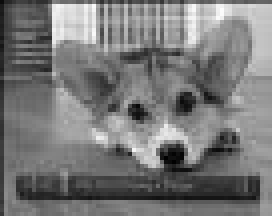
#> input picture Lab7/small-img.jpg, 68 x 54 px (shown 4 times larger)
$ jupyter execute --allow-errors Lab7.ipynb   (shell and % lines are left out)
#> lines starting #> are read from the running program, lines starting #| are printed output that depends on the picture
# Lab 7: Multirate Signal Processing and Signal Processing Applications
## Due Date: 5/4 @11:59pm

We will primarily focus on multirate signal processing - upsampling and downsampling - in this lab. We will wrap up the lab with a look at a signal processing application beyond the scope of ECE 310, but of interest in future signal processing courses.

## Multirate Signal Processing

In many signal processing applications, we would like to change the sampling rate of our digital system. This could mean either reducing or increasing our effective sampling rate. One possibility is to perform digital-to-analog (D/A) conversion, then resample our signal in the time domain to the desired rate. However, this process requires access to the desired resampling circuitry in addition to potential artifacts introduced by the D/A conversion and quantization effects when resampling the signal.

The preferred method is to perform rate conversion in the discrete sample domain. We may increase our sampling rate via a process known as upsampling or interpolation, while we may decrease our sampling rate using downsampling or decimation. In the following background sections, we will discuss the mathematical construction of upsampling and downsampling, and also discuss some practical considerations that must be made when working on multirate signal processing.

## Upsampling

Upsampling (or interpolation) by an integer factor of $U$ is accomplished by interpolating $U-1$ zeros between every entry in our original sequence. Let $x[n]$ be our original signal. Then our upsampled signal $y[n]$ will be as follows:

$$
y[n] = \begin{cases}
x\left[\frac{n}{U}\right],\quad n = \pm U, 2U, \ldots, kU\\
0, \quad \textrm{else}\\
\end{cases}
$$

$$
y[n] = \left[x[0]\quad\underbrace{0\quad 0\quad\ldots\quad0}_{U-1\textrm{ zeros}}\quad x[1]\quad\underbrace{0\quad 0\quad\ldots\quad0}_{U-1\textrm{ zeros}}\quad x[2]\quad\ldots\quad\right]
$$

The resulting DTFT for $y[n]$ may be derived as follows:

$$
Y_d(\omega) = \sum_{n=-\infty}^\infty y[n]e^{-j\omega n}
$$

$$
= \sum_{n=-\infty}^\infty x[n] e^{-j\omega nU}
$$

$$
Y_d(\omega) = X_d(U\omega).
$$

The second line above follows from the definition of $y[n]$ since the $n$'th value of $x[n]$ is actually the $Un$'th value of $y[n]$ and all other values of $y[n]$ are zero. Thus we see the resulting spectrum will be "compressed" along the frequency axis by a factor of $U$ while maintaining the same height. The issue here is that some of our adjacent $2\pi$ periodic copies of $X_d(\omega)$ will cross over into the central copy of $Y_d(\omega)$ after upsampling. This is readily apparent when we check that $Y_d(\pi) = X_d(\pi U)$, which must be greater than the $\pi$ limits of our central copy.

The simple solution is to place a low-pass filter after our upsampler to make sure we only extract the frequencies corresponding to the central copy of our original spectrum. We see that the bandwidth of this filter should be such that our cutoff frequency $\omega_c$ maps to $\pi$ in our original specturm $X_d(\omega)$. Thus, we would like $\omega_c = \frac{\pi}{U}$. Formally, our low-pass filter $A(\omega)$ will be given by

$$
A(\omega) = \begin{cases}
1, \quad |\omega| \leq \frac{\pi}{U}\\
0, \quad \frac{\pi}{U} < |\omega| \leq \pi\\
\end{cases}.
$$

This low-pass filter accomplishes the very important task of interpolating over the zeros we placed in between our original signal values. Think of the low-pass filter as "filling in the blanks" or inferring the newly interpolated information. In summary, upsampling by a factor $U$ involves interpolating $U-1$ zeros between each sample in our original signal and then low-pass filtering with a cutoff frequency of $\frac{\pi}{U}$ to prevent the inclusion of spurious frequencies presented by adjacent DTFT copies in the original signal.

## Downsampling

Downsampling (or decimation) by an integer factor $D$ is performed by only keeping every $D$'th sample in the original signal. Let $x[n]$ be our original signal. Our downsampled signal $y[n]$ is given by

$$
y[n] = x[Dn]
$$

$$
y[n] = \left[x[0]\quad x[D]\quad x[2D]\quad\ldots\quad\right]
$$

We will skip the derivation of $Y_d(\omega)$ since it is more involved than the derivation for the interpolation case. Refer to your ECE 310 textbook for the full details. The DTFT of our decimated signal $Y_d(\omega)$ is given by

$$
Y_d(\omega) = \frac{1}{D}\sum_{k=0}^{D-1}X_d\left(\frac{\omega - 2\pi k}{D}\right).
$$

Qualitatively, we see that the input spectrum will be scaled down by a factor of $\frac{1}{D}$ and the frequency axis is stretched by a factor of $D$. It is very important, however, to note that the above form assumes an appropriate anti-aliasing filter has been applied to the input signal prior to decimation. What should this filter look like? The anti-aliasing filter should remove all frequencies that would push into adjacent DTFT copies after decimation and cause aliasing. We know that the frequency axis will expand by a factor of $D$; thus, we know any frequencies beyond $\frac{\pi}{D}$ would stretch beyond $\pi$ and alias. Consequently, our anti-aliasing filter $H(\omega)$ should have the following form:

$$
H(\omega) = \begin{cases}
1, \quad |\omega| \leq \frac{\pi}{D}\\
0, \quad \frac{\pi}{D} < |\omega| \leq \pi\\
\end{cases}.
$$

We observe that if we have a multirate signal processing system that interpolates and decimates by the same factor, we will be able to use one filter for both upsampling and downsampling! The difference, of course, is that we filter before decimation and after interpolation. In summary, downsampling by a factor of $D$ requires us to first apply a low-pass anti-aliasing filter with cutoff frequency $\frac{\pi}{D}$ then discard (or decimate) every sample that is not located at a multiiple of $D$.

## Rate Conversion by $\frac{U}{D}$

One final topic we should mention is the concatenation of multiple rate conversion systems to achieve an arbitrary sampling rate. Suppose we would like to increase our sampling rate by a non-integer factor like $\frac{4}{3}$. How can you interpolate $\frac{1}{3}$ of a zero? You cannot! Instead, we may accomplish this new sampling rate by first upsampling by a factor of 4, then downsampling by a factor of 3. Furthermore, note that in this case the post-interpolation filter will have a cutoff frequency of $\frac{\pi}{4}$ and thus eliminate the need for our anti-aliasing filter before decimation since $\frac{\pi}{4}<\frac{\pi}{3}$! We may achieve any new sampling rate by the same procedure with appropriate anti-aliasing filters.

[cell 1]
#import libraries
import numpy as np
import matplotlib.pyplot as plt

from scipy import signal
from skimage.io import imread
from skimage.io import imsave

#Provided function with triangle magnitude spectrum
def toy_signal(w_c):
    N = 1000
    gain = 2*np.pi/w_c
    return gain * np.array([(np.sin(w_c/2*(n+1))/(np.pi*(n+1)))**2 if n+1 != 0 else (w_c/(2*np.pi))**2 for n in range(-N,N+1)])

## Exercise 1: Upsampling

We will begin by exploring and verifying the above theoretical discussion regarding upsampling.

a. Fill in the below function $\textrm{upsample}(U,x)$ to perform interpolation by a factor of $U$ on an input signal $x$. Verify your function correctly interpolates zeros by printing the provided test signal before and after upsampling for some integer $U$.

b. The provided function $\textrm{toy_signal}(\omega_c)$ creates a toy signal that has a triangular magnitude response with bandwidth $\omega_c$. More precisely, if our toy signal is given by $x$, the magnitude of the DTFT of this toy signal will be

$$
|X_d(\omega)| = \begin{cases}
-\left|\frac{\omega}{\omega_c}\right| + 1\,\quad |\omega| \leq \omega_c\\
0,\quad \omega_c \leq |\omega| \leq \pi\\
\end{cases}.
$$

Use the provided toy signal function to create a signal with bandwidth $\frac{\pi}{2}$ ($\omega_c = \frac{\pi}{2}$). Upsample this toy signal by a factor of $U=3$. Plot the magnitude of the FFT of the original and upsampled toy signals on separate subplots using $\textrm{np.fft.fft()}$. Hint: use $\textrm{np.fft.fftshift()}$ to zero-center the frequency spectrum and $\textrm{np.linspace()}$ to create your frequencies from $-\pi$ to $\pi$ for plotting.

c. Fill in the below function $\textrm{lowpass}(C)$ to create an appropriate low-pass filter that should follow interpolation by a factor of $C$. You may use $\textrm{signal.remez()}$ like in Lab 6 for Parks-McClellan filter design of a length 50 filter. You may also assume a transition bandwidth of $\frac{\pi}{10}$ (0.1 in normalized frequency). Apply your low-pass filter to your upsampled toy signal from part 1.(b). Plot the magnitude of the FFT of the filtered signal to verify the spurious DTFT copies have been removed by your filter. $\textbf{Note that this filtering function will also work as an anti-aliasing filter for decimation by a factor of } D$.

[cell 2]
#Fill in this function for part 1.a:
def upsample(U,x):
#> called with U = 4, x = array of shape (6,)
    insert = np.zeros(U-1)
    upsampled = x
    for i in range(0, len(upsampled)+1):
        a = i*U
        upsampled = np.insert(upsampled, a, insert)

    upsampled = upsampled[U-1:]
    return upsampled

#Fill in this function for part 1.c:
def lowpass(C):
    lpf_bands = [0,1/C,(1/C)+0.1,1]
    lpf_desired = [1,0]
    a = [1,0]
    lpf = signal.remez(50 ,lpf_bands,lpf_desired,fs=2)
    return lpf

#Test code for part 1.a:
test_signal = np.array([1,2,3,4,5,6])
print(test_signal)
print(upsample(4, test_signal))

#Code for part 1.b:
toy = toy_signal(np.pi/2)
toy_up = upsample(3, toy)
plt.figure(figsize = (15, 6))
plt.subplot(121)
toy_fft = np.fft.fft(toy)
toy_fft = np.fft.fftshift(toy_fft)
omega = np.linspace(-np.pi, np.pi, len(toy_fft))
plt.plot(omega, toy_fft)
plt.title("Test signal FFT")

up_fft = np.fft.fft(toy_up)
up_fft = np.fft.fftshift(up_fft)
omega_up = np.linspace(-np.pi, np.pi, len(up_fft))
plt.subplot(122)
plt.plot(omega_up, up_fft)
plt.title("Upsampled test signal FFT")

#Code for part 1.c:
lpf = lowpass(3)
plt.figure()
filtered = np.convolve(lpf, toy)
filtered_fft = np.fft.fft(filtered)
filtered_fft = np.fft.fftshift(filtered_fft)
omega = np.linspace(-np.pi, np.pi, len(filtered_fft))
plt.plot(omega, abs(filtered_fft))
plt.title("Filtered, upsampled test signal FFT")
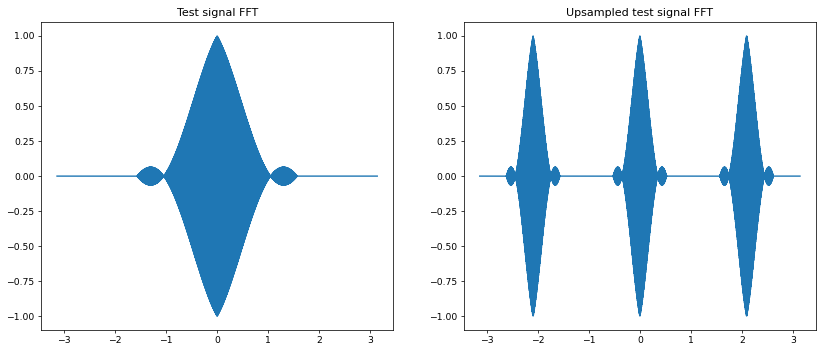
#> figure drawn by matplotlib, 2 panels; panel 1: curve peaks at x = 0, y = 1; panel 2: curve peaks at x = 0, y = 1
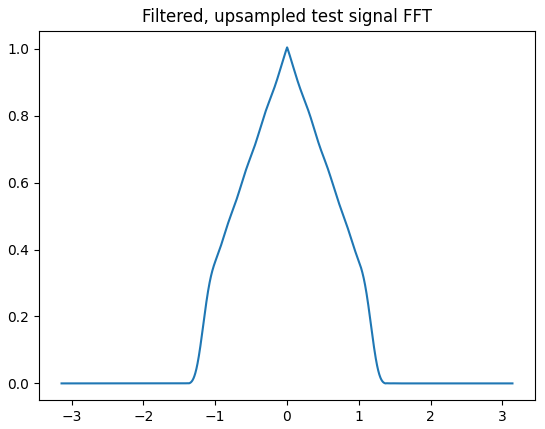
#> figure drawn by matplotlib, 1 panel; curve peaks at x = 0.00153, y = 1

## Exercise 2: Downsampling

Now we will turn our attention to downsampling.

a. Fill in the below function $\textrm{downsample}(D,x)$ to perform decimation by a factor of $D$ on an input signal $x$. Verify your function correctly decimates by printing the provided test signal before and after downsampling for some integer $D$.

b. Use the provided toy signal function to create a signal with bandwidth $\frac{\pi}{2}$. Downsample this toy signal by a factor of $D=2$. Plot the magnitude of the FFT of the original and downsampled toy signals on separate subplots using $\textrm{np.fft.fft()}$ (do not forget to use $\textrm{np.fft.fftshift()}$ to center you FFT!). Do not worry about anti-aliasing filtering.

c. Use the provided toy signal function to create a signal with bandwidth $\frac{\pi}{2}$. Downsample this toy signal by a factor of $D=3$. Plot the magnitude of the FFT of the original and downsampled toy signals on separate subplots using $\textrm{np.fft.fft()}$. Do not worry about anti-aliasing filtering. Explain what is happening in the magnitude of the decimated signal's FFT.

d. Finally, let's use our upsampling, downsampling, and filtering functions to perform sampling rate conversion by a factor of $\frac{3}{5}$. This may be accomplished with two different schemes: downsampling followed by upsampling or upsampling followed by downsampling. These two schemes are not necessarily equivalent for a given input signal! Perform sampling rate conversion by a factor of $\frac{3}{5}$ using both schemes on a toy signal with bandwidth $\frac{\pi}{2}$. Plot the magnitude of the FFT for the final system output for each scheme. What are the differences between the two outputs? Which scheme do you think works best? Why? Note: remember to apply appropriate anti-aliasing and post-interpolation filters before and after downsampling and upsampling, respectively!

[cell 3]
#Fill in this function for part 2.a:
import math
def downsample(D,x):
#> called with D = 3, x = array of shape (6,)
    downsampled = np.zeros(math.floor(len(x)/D))
    for i in range(math.floor(len(x)/D)):
        downsampled[i] = x[i*D]
    return downsampled

#Test code for part 2.a:
test_signal = np.array([1,2,3,4,5,6])
print(test_signal)
down = downsample(3, test_signal)
print(down)

#Code for part 2.b:
toy = toy_signal(np.pi/2)
toy_fft = np.fft.fft(toy)
toy_fft = np.fft.fftshift(toy_fft)
omega = np.linspace(-np.pi, np.pi, len(toy_fft))
plt.figure(figsize = (15, 6))
plt.subplot(121)
plt.plot(omega, abs(toy_fft))
plt.title("Toy signal FFT")

toy_down = downsample(2, toy)
down_fft = np.fft.fft(toy_down)
down_fft = np.fft.fftshift(down_fft)
omega_1 = np.linspace(-np.pi, np.pi, len(down_fft))
plt.subplot(122)
plt.plot(omega_1, abs(down_fft))
plt.title("Toy signal downsampled by D = 2 FFT")

#Code for part 2.c:
plt.figure(figsize = (15, 6))
plt.subplot(121)
plt.plot(omega, abs(toy_fft))
plt.title("Test signal FFT")

toy_down = downsample(3, toy)
down_fft = np.fft.fft(toy_down)
down_fft = np.fft.fftshift(down_fft)
omega_1 = np.linspace(-np.pi, np.pi, len(down_fft))
plt.subplot(122)
plt.plot(omega_1, abs(down_fft))
plt.title("Toy signal downsampled by D = 3 FFT")

#Code for part 2.d:
#upsampling followed by downsampling
toy_up = upsample(3, toy)
lpf = lowpass(5)
toy_up_filt = np.convolve(lpf, toy_up)
toy_up_down = downsample(5, toy_up_filt)

output_fft = np.fft.fft(toy_up_down)
output_fft = np.fft.fftshift(output_fft)
omega = np.linspace(-np.pi, np.pi, len(output_fft))

plt.figure(figsize = (15,6))
plt.subplot(121)
plt.plot(omega, abs(output_fft))
plt.title("upsampling followed by downsampling")

#downsampling followed by upsampling
lpf = lowpass(5)
toy_filt = np.convolve(lpf, toy)
toy_down = downsample(5, toy_filt)
toy_down_up = upsample(3, toy_down)
lpf = lowpass(3)
toy_down_up_filt = np.convolve(lpf, toy_down_up)

output_fft = np.fft.fft(toy_up_down)
output_fft = np.fft.fftshift(output_fft)
omega = np.linspace(-np.pi, np.pi, len(output_fft))

plt.subplot(122)
plt.plot(omega, abs(output_fft))
plt.title("downsampling followed by upsampling")
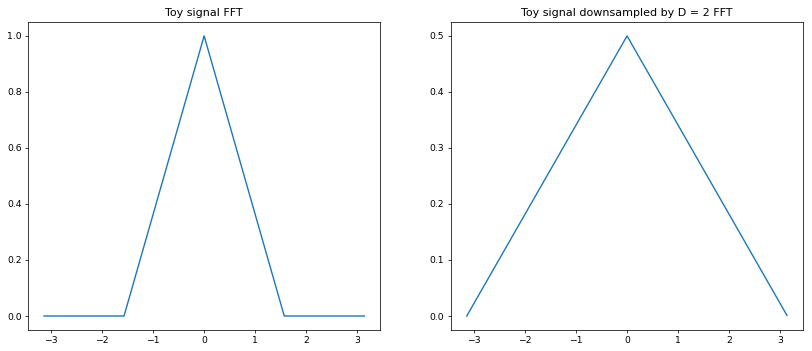
#> figure drawn by matplotlib, 2 panels; panel 1: curve peaks at x = 0, y = 1; panel 2: curve peaks at x = 0.00314, y = 0.5
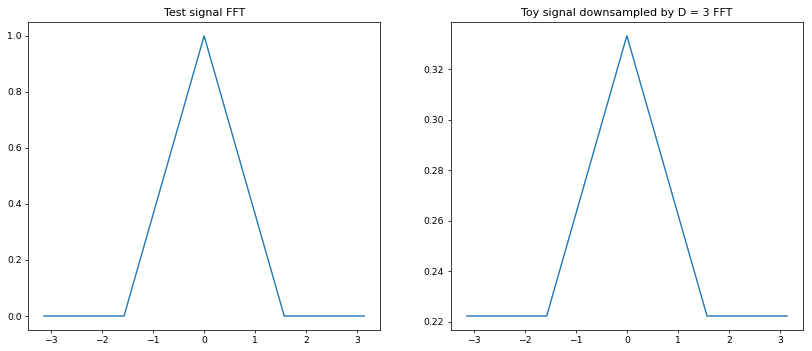
#> figure drawn by matplotlib, 2 panels; panel 1: curve peaks at x = 0, y = 1; panel 2: curve peaks at x = 0, y = 0.333
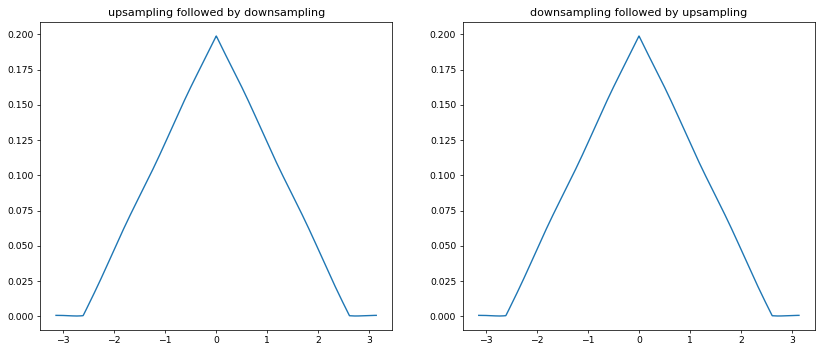
#> figure drawn by matplotlib, 2 panels; panel 1: curve peaks at x = 0.0026, y = 0.199; panel 2: curve peaks at x = 0.0026, y = 0.199

Comments for part 2.c: As more and more samples are decimated from the signal, the total energy contained in the sample reduces. The magnitude of the downsampled signal si reduced by the factor that the signal is downsampled

Comments for part 2.d: The two outputs are quite similar but I think that upsampling followed by downsampling would work better as it's less likely that the samples are lost from the original signal.

## Image Resizing

One common application of multirate signal processing is image resizing. Have you ever considered what happens when you stretch or shrink an image while placing images in a document? This operation extends our previous discussion of decimation and interpolation to two dimensions. For this lab, we will focus on increasing the size of a small image.

To upsample an image, we interpolate zeros like we would for a 1D signal, except we now do this is along both the rows and columns. In this exercise, we assume we will upsample by the same factor for both rows and columns (maintain aspect ratio) though it is not difficult to extend these concepts to unique scaling for rows and columns. Consider the following example where $x$ is our original image and $y$ is the result of upsampling by a factor of two along the rows and columns:

$$
x = \begin{bmatrix}
1 & 9 & 5\\
5 & 3 & 5\\
7 & 9 & 1\\
\end{bmatrix}\quad
y = \begin{bmatrix}
1 & 0 & 9 & 0 & 5 & 0\\
0 & 0 & 0 & 0 & 0 & 0\\
5 & 0 & 3 & 0 & 5 & 0\\
0 & 0 & 0 & 0 & 0 & 0\\
7 & 0 & 9 & 0 & 1 & 0\\
0 & 0 & 0 & 0 & 0 & 0\\
\end{bmatrix}
$$

### Nearest Neighbor Interpolation
After upsampling our image, we must consider how we can fill in these new blank values. We will consider two options in this lab: nearest neighbor and bilinear intperpolation. Nearest neighbor interpolation works based on the simple assumption that the nearest original pixel is the best guess for the interpolated pixel. The assignment rule is as follows

$$
y(i,j) = x\left(\left\lfloor \frac{i}{U} \right\rfloor,\left\lfloor \frac{j}{U} \right\rfloor\right),
$$

$$
\textrm{1D Example:}\quad \begin{bmatrix}
1 & 0 & 0 & 10 & 0 & 0 & 4\\
\end{bmatrix} \rightarrow \textrm{nearest neighbor interpolation}\rightarrow
\begin{bmatrix}
1 & 1 & 1 & 10 & 10 & 10 & 4\\
\end{bmatrix}
$$

where $U$ is our upsampling factor and $\lfloor\cdot\rfloor$ is the floor operator. If we apply nearest neighbor interpolation to our upsampled image $y$, we have the following interpolated image $z_{nn}$:

$$
z_{nn} = \begin{bmatrix}
1 & 1 & 9 & 9 & 5 & 5\\
1 & 1 & 9 & 9 & 5 & 5\\
5 & 5 & 3 & 3 & 5 & 5\\
5 & 5 & 3 & 3 & 5 & 5\\
7 & 7 & 9 & 9 & 1 & 1\\
7 & 7 & 9 & 9 & 1 & 1\\
\end{bmatrix}.
$$

### Bilinear Interpolation
Bilinear interpolation is a little more complicated. Let's first consider linear interpolation in one dimension. Linear interpolation makes the assumption that adjacent original values may be connected with a straight line. The interpolated values will be assigned according to the value of the line at that interpolation location. We have actually already had experience with linear interpolation. When we plot lines in Python using Matplotlib, the points are connected using linear interpolation! Let's consider a toy 1D example of linear interpolation on a signal $a$:

$$
a = \begin{bmatrix}
1 & 0 & 0 & 10 & 0 & 0 & 4\\
\end{bmatrix} \rightarrow \textrm{linear interpolation}\rightarrow
\begin{bmatrix}
1 & 4 & 7 & 10 & 8 & 6 & 4\\
\end{bmatrix}
$$

Mathematically, if we would like to interpolate between indices $i$ and $j$ in our toy signal $a$ at index $k$ such that $i < k < j$, we will assign the value at $k$ as follows (assuming upsampling by $U$):

$$
\large{a[k] = \underbrace{(k-i)}_{\Delta x} \cdot \underbrace{\frac{a[j] - a[i]}{U}}_{\frac{\Delta y}{\Delta x}\textrm{ or slope}} + \underbrace{a[i]}_{\textrm{offset/intercept}}}.
$$

This equation should remind you of an equation of a line where we have a slope, intercept, and an independent variable in the distance from the first index $i$. Now if we would like to expand linear interpolation to become bilinear interpolation, we may simply perform linear interpolation at each row and at each column: the order does not matter! The below figure demonstrates bilinear interpolation via rows-then-colums and columns-then-rows to verify they produce the same result. $\textbf{Note that we will assume any values outside the image are zero!}$

$$
y = \begin{bmatrix}
1 & 0 & 9 & 0 & 5 & 0\\
0 & 0 & 0 & 0 & 0 & 0\\
5 & 0 & 3 & 0 & 5 & 0\\
0 & 0 & 0 & 0 & 0 & 0\\
7 & 0 & 9 & 0 & 1 & 0\\
0 & 0 & 0 & 0 & 0 & 0\\
\end{bmatrix} \rightarrow\textrm{rows}\rightarrow
\begin{bmatrix}
1 & 5 & 9 & 7 & 5 & 2.5\\
0 & 0 & 0 & 0 & 0 & 0\\
5 & 4 & 3 & 4 & 5 & 2.5\\
0 & 0 & 0 & 0 & 0 & 0\\
7 & 8 & 9 & 5 & 1 & 0.5\\
0 & 0 & 0 & 0 & 0 & 0\\
\end{bmatrix} \rightarrow\textrm{columns}\rightarrow
\begin{bmatrix}
1 & 5 & 9 & 7 & 5 & 2.5\\
3 & 4.5 & 6 & 5.5 & 5 & 2.5\\
5 & 4 & 3 & 4 & 5 & 2.5\\
6 & 6 & 6 & 4.5 & 3 & 1.5\\
7 & 8 & 9 & 5 & 1 & 0.5\\
3.5 & 4 & 4.5 & 2.5 & 0.5 & 0.25\\
\end{bmatrix}
$$

$$
y = \begin{bmatrix}
1 & 0 & 9 & 0 & 5 & 0\\
0 & 0 & 0 & 0 & 0 & 0\\
5 & 0 & 3 & 0 & 5 & 0\\
0 & 0 & 0 & 0 & 0 & 0\\
7 & 0 & 9 & 0 & 1 & 0\\
0 & 0 & 0 & 0 & 0 & 0\\
\end{bmatrix} \rightarrow\textrm{columns}\rightarrow
\begin{bmatrix}
1 & 0 & 9 & 0 & 5 & 0\\
3 & 0 & 6 & 0 & 5 & 0\\
5 & 0 & 3 & 0 & 5 & 0\\
6 & 0 & 6 & 0 & 3 & 0\\
7 & 0 & 9 & 0 & 1 & 0\\
3.5 & 0 & 4.5 & 0 & 0.5 & 0\\
\end{bmatrix}\rightarrow\textrm{rows}\rightarrow
\begin{bmatrix}
1 & 5 & 9 & 7 & 5 & 2.5\\
3 & 4.5 & 6 & 5.5 & 5 & 2.5\\
5 & 4 & 3 & 4 & 5 & 2.5\\
6 & 6 & 6 & 4.5 & 3 & 1.5\\
7 & 8 & 9 & 5 & 1 & 0.5\\
3.5 & 4 & 4.5 & 2.5 & 0.5 & 0.25\\
\end{bmatrix}
$$

## Exercise 3: Image Resizing

We have provided a small test image named ``small-img.jpg`` (shown below) that we would like to upsample.

a. Fill in the $\textrm{upsample_image}$ function below which will interpolate zeros to perform 2D upsampling. We will assume that we are upsampling our image by the same factor $U$ in both dimensions. You may re-use your $\textrm{upsample()}$ function from Exercise 1 or write new upsampling code here. Apply your upsampling code to the small image with $U=8$ and plot the result.

b. Fill in the $\textrm{nn()}$ function below, which performs nearest neighbor interpolation on an upsampled 1D-signal. Print the provided test signal and the result of applying your nearest neighbor interpolation function on the test signal. Hint: one possible solution is to convolve with a length $U$ filter. Consider what this filter may look like to perform nearest neighbor interpolation. Think about a zero-order hold!

c. Fill in the $\textrm{linear()}$ function below, which performs linear interpolation on an upsampled 1D-signal. Print the provided test signal and the result of applying your linear interpolation function on the test signal. Hint: one possible solution is to convolve with a length $2U-1$ filter. Consider what this filter may look like to perform linear interpolation. Think about a first-order hold!

d. Apply your nearest neighbor and linear interpolation functions to the your upsampled image. Note that you may simply apply each function along the rows and columns separately to perform 2D nearest neighbor inteprolation and bilinear interpolation. Plot the two resulting images and comment on the differences. We recommend you make two copies of the upsampled image to separate your nearest neighbor and bilinear inteprolation computation/results.

[cell 4]
#Fill in this function for part 3.a:
def upsample_image(U,img):
    n_rows,n_cols = img.shape
    up_rows = np.zeros((n_rows, n_cols*U))

    for i in range(n_rows):
        up_rows[i,:] = upsample(U, img[i,:])

    up_img = np.zeros((n_rows*U, n_cols*U))
    for j in range(n_cols*U):
        up_img[:,j] = upsample(U, up_rows[:,j])
    return up_img

#Fill in this function for part 3.b
#Assume x has already been upsampled
def nn(U,x):
    ZOH_filter = np.ones(U)
    x = np.convolve(ZOH_filter, x)
    x = x[:-(U-1)]
    return x

#Fill in this function for part 3.c:
#Assume x has already been upsampled
def linear(U,x):

    FOH_filter = signal.triang((2*U)-1)
    x = np.convolve(x, FOH_filter)
    x = x[U-1:-(U-1)]
    return x

#Code for part 3.a:
small_img = imread('small-img.jpg')
#> small_img is the input picture: shape (54, 68); min 0, max 252, mean 120.1
plt.imshow(small_img, 'gray')
image_up = upsample_image(3, small_img)
#> (the rest of the program and of its run is left out)
